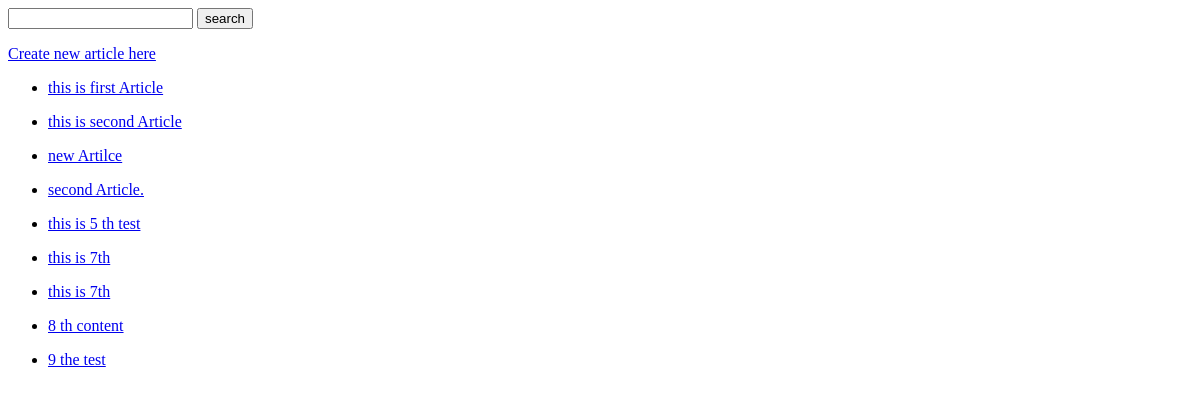
Before: / with the older database file.
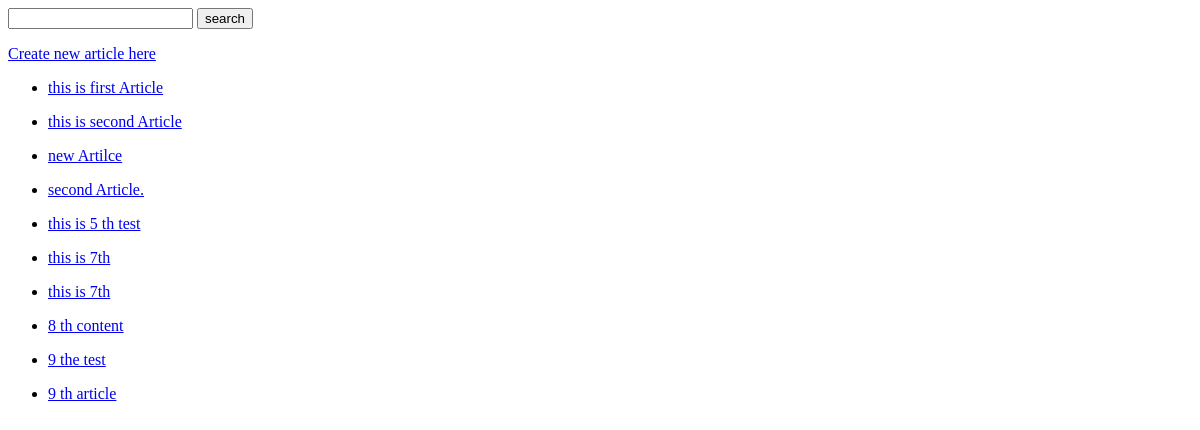
After: the same page with the newer database file.
### articles/models.py (models this page shows, shortened)
class Article(models.Model):
    title = models.CharField(max_length=250)
    content = models.TextField()

### articles/views.py (the view)
# urls.py: path('',views.list_article,name='list_article'),
def list_article(request):
    articles = Article.objects.all()
    return render(
        request,
        'list.html',
        {
            'articles' : articles
        }
    )

### templates/list.html (shortened to what this page needs)
{% extends "base.html" %}
{% block content %}
   <p>
    <a href="{% url 'articles:create' %}">Create new article here</a>
   </p>
   {% for article in  articles %}
       <ul>
         <li><a href="{% url 'articles:detail' article.id %}">{{ article.title }}</a></li>
       </ul>
   {% endfor %}
{% endblock content %}

### templates/base.html (shortened to what this page needs)
<!DOCTYPE html>
<html lang="en">
<head>
</head>
<body>
    <form action="{% url 'articles:search' %}" method="GET">
        <input type='text' name='q'>
        <input type='submit' value="search">
    </form>
    {% block content %}
    {% endblock content %}
</body>
</html>

Changed rows visible on the page:
added Article: title "9 th article"
